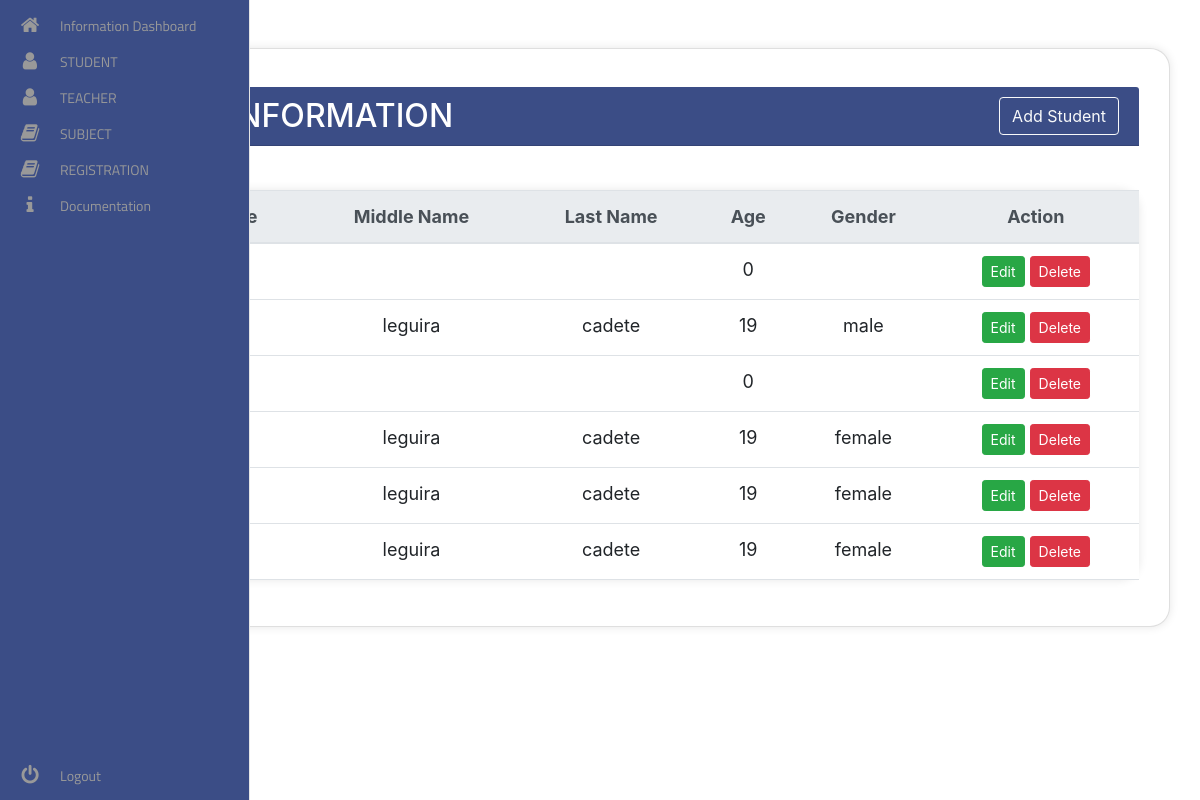
Page /teachtable.php on the committed database.
### tables this page shows
CREATE TABLE `tb_teacher` (
  `teacher_id` int(11) NOT NULL,
  `student_id` int(11) NOT NULL,
  `firstname` varchar(50) NOT NULL,
  `middlename` varchar(50) NOT NULL,
  `lastname` varchar(50) NOT NULL,
  `age` int(11) NOT NULL,
  `gender` varchar(50) NOT NULL,
  `birthday` varchar(50) NOT NULL
);

### teachtable.php (the view, shortened to what this page needs)
<!DOCTYPE html>
<html lang="en">
<head>
   <link rel="stylesheet" href="dashboardstyle.css">
   <link rel="stylesheet" type="text/css" href="./bootstrap/bootstrap.css">
   <link rel="stylesheet" href="https://stackpath.bootstrapcdn.com/bootstrap/4.5.2/css/bootstrap.min.css">
</head>
<body>
</div><nav class="main-menu">
            <ul>
                <li>
                    <a href="dashboard.php">
                        <i class="fa fa-home fa-2x"></i>
                        <span class="nav-text">
                           Information Dashboard
                        </span>
                    </a>
                </li>
                <li class="has-subnav">
                    <a href="table.php">
                        <i class="fa fa-user fa-2x"></i>
                        <span class="nav-text">
                          STUDENT
                        </span>
                    </a>
                    <li class="has-subnav">
                    <a href="teachtable.php">
                        <i class="fa fa-user fa-2x"></i>
                        <span class="nav-text">
                          TEACHER
                        </span>
                    </a>
                    <li class="has-subnav">
                    <a href="subtable.php">
                        <i class="fa fa-book fa-2x"></i>
                        <span class="nav-text">
                          SUBJECT
                        </span>
                    </a>
                </li>
                <li class="has-subnav">
                    <a href="registrationtable.php">
                        <i class="fa fa-book fa-2x"></i>
                        <span class="nav-text">
                          REGISTRATION
                        </span>
                    </a>
                </li>
                <li>
                    <a href="search.php">
                       <i class="fa fa-info fa-2x"></i>
                        <span class="nav-text">
                            Documentation
                        </span>
                    </a>
                </li>
            </ul>
            <ul class="logout">
                <li>
                   <a href="login.php">
                         <i class="fa fa-power-off fa-2x"></i>
                        <span class="nav-text">
                            Logout
                        </span>
                    </a>
                </li>
            </ul>
        </nav>
<div class="container card mt-4">
    <div class="card-header mt-2">
        <div class="text-center">
            <h2 class="text-start">TEACHER INFORMATION
            <div style="display: flex; align-items: center;float:right">
    <button type="button" class="btn btn-outline-light btn-add-book" data-toggle="modal" data-target="#mdlAddProduct"> Add Student</button>
    </div>
        </div>
    </div>
    <table class="container table mt-4">
        <thead class="thead-light">
        <tr>
            <th scope="col">#</th>
           <th scope="col">First Name</th>
            <th scope="col">Middle Name</th>
            <th scope="col">Last Name</th>
            <th scope="col">Age</th>
            <th scope="col">Gender</th>
            <th>Action</th>
        </tr>
        </thead>
        <tbody id="tblDisplayProduct">
        <?php
        $conn= new PDO("mysql:host=localhost;dbname=db_record",'root','');
        $sql=$conn->prepare("SELECT * FROM tb_teacher");
        $sql->execute();
        $rst=$sql->fetchAll();
        foreach ($rst as $CX) {?>
            <tr>
                <th scope="row"><?php echo $CX['teacher_id'];?></th>
                <td><?php echo $CX['firstname'];?></td>
                <td><?php echo $CX['middlename'];?></td>
                <td><?php echo $CX['lastname'];?></td>
                <td><?php echo $CX['age'];?></td>
                <td><?php echo $CX['gender'];?></td>
                <td>
                    <a href="teachedit.php?teacher_id=<?php echo $CX['teacher_id']; ?>" class="btn btn-success btn-sm">Edit</a>
                    <a href="teachdelete.php?teacher_id=<?php echo $CX['teacher_id']; ?>" class="btn btn-danger btn-sm">Delete</a>
                </td>
            </tr>
            <?php } ?>
        </tbody>
    </table>
    </div>
</body>
</html>

### dashboardstyle.css (style rules this page uses)
.fa-2x { font-size: 2em; }
.fa { position: relative; display: table-cell; width: 60px; height: 36px; text-align: center; vertical-align: middle; font-size:20px; }
.main-menu { background:#3B4D86; border-right:1px solid #e5e5e5; position:absolute; top:0; bottom:0; height:100%; left:0; width:60px; overflow:hidden; -webkit-transition:width .05s linear; transition:width .05s linear; z-index:1000; }
.main-menu>ul { margin:7px 0; }
.main-menu li { position:relative; display:block; width:250px; }
.main-menu li>a { position:relative; display:table; border-collapse:collapse; border-spacing:0; color:#999; font-family: arial; font-size: 14px; text-decoration:none; -webkit-transition:all .1s linear; transition:all .1s linear; }
.main-menu .nav-text { position:relative; display:table-cell; vertical-align:middle; width:190px; font-family: 'Titillium Web', sans-serif; }
.main-menu>ul.logout { position:absolute; left:0; bottom:0; }
nav { -webkit-user-select:none; -moz-user-select:none; -ms-user-select:none; -o-user-select:none; user-select:none; }
nav ul,nav li { outline:0; margin:0; padding:0; }

### teachtable.php (style rules this page uses)
.container { background-color: white; padding: 30px; border-radius: 20px; box-shadow: 0px 0px 10px rgba(0, 0, 0, 0.1); }
.card-header { background-color: #3B4D86; color: white; padding: 10px; border-radius: 10px; margin-bottom: 20px; }
.card-header h2 { margin: 0; }
.btn-add-book { float: right; }
table { font-size: 16px; text-align: center; }
table th, table td { font-size: 18px; text-align: center; }

### rows in the picture
tb_teacher: age "0"
tb_teacher: middlename "leguira", lastname "cadete", age "19", gender "male"
tb_teacher: age "0"
tb_teacher: middlename "leguira", lastname "cadete", age "19", gender "female"
tb_teacher: middlename "leguira", lastname "cadete", age "19", gender "female"
tb_teacher: middlename "leguira", lastname "cadete", age "19", gender "female"
